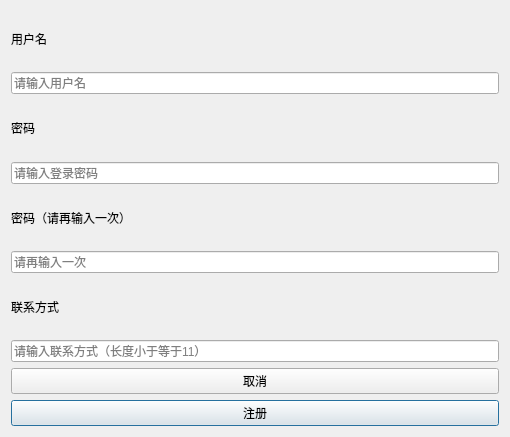
<?xml version="1.0" encoding="UTF-8"?>
<ui version="4.0">
 <class>Dialog</class>
 <widget class="QDialog" name="Dialog">
  <property name="geometry">
   <rect>
    <x>0</x>
    <y>0</y>
    <width>510</width>
    <height>437</height>
   </rect>
  </property>
  <property name="windowTitle">
   <string>用户注册</string>
  </property>
  <property name="windowIcon">
   <iconset>
    <normaloff>../icon/flight.png</normaloff>../icon/flight.png</iconset>
  </property>
  <layout class="QVBoxLayout" name="verticalLayout">
   <item>
    <widget class="QLabel" name="label_2">
     <property name="font">
      <font>
       <family>宋体</family>
       <pointsize>9</pointsize>
      </font>
     </property>
     <property name="text">
      <string>用户名</string>
     </property>
    </widget>
   </item>
   <item>
    <widget class="QLineEdit" name="user_name">
     <property name="placeholderText">
      <string>请输入用户名</string>
     </property>
    </widget>
   </item>
   <item>
    <widget class="QLabel" name="label_3">
     <property name="font">
      <font>
       <family>宋体</family>
       <pointsize>9</pointsize>
      </font>
     </property>
     <property name="text">
      <string>密码</string>
     </property>
    </widget>
   </item>
   <item>
    <widget class="QLineEdit" name="password">
     <property name="echoMode">
      <enum>QLineEdit::Password</enum>
     </property>
     <property name="placeholderText">
      <string>请输入登录密码</string>
     </property>
    </widget>
   </item>
   <item>
    <widget class="QLabel" name="label_4">
     <property name="text">
      <string>密码（请再输入一次）</string>
     </property>
    </widget>
   </item>
   <item>
    <widget class="QLineEdit" name="password_2">
     <property name="echoMode">
      <enum>QLineEdit::Password</enum>
     </property>
     <property name="placeholderText">
      <string>请再输入一次</string>
     </property>
    </widget>
   </item>
   <item>
    <widget class="QLabel" name="label_5">
     <property name="font">
      <font>
       <family>宋体</family>
       <pointsize>9</pointsize>
      </font>
     </property>
     <property name="text">
      <string>联系方式</string>
     </property>
    </widget>
   </item>
   <item>
    <widget class="QLineEdit" name="tel">
     <property name="maxLength">
      <number>11</number>
     </property>
     <property name="placeholderText">
      <string>请输入联系方式（长度小于等于11）</string>
     </property>
    </widget>
   </item>
   <item>
    <widget class="QPushButton" name="cancel">
     <property name="focusPolicy">
      <enum>Qt::NoFocus</enum>
     </property>
     <property name="styleSheet">
      <string notr="true">font: 9pt &quot;宋体&quot;;
</string>
     </property>
     <property name="text">
      <string>取消</string>
     </property>
    </widget>
   </item>
   <item>
    <widget class="QPushButton" name="register_2">
     <property name="text">
      <string>注册</string>
     </property>
    </widget>
   </item>
  </layout>
 </widget>
 <resources/>
 <connections/>
</ui>
